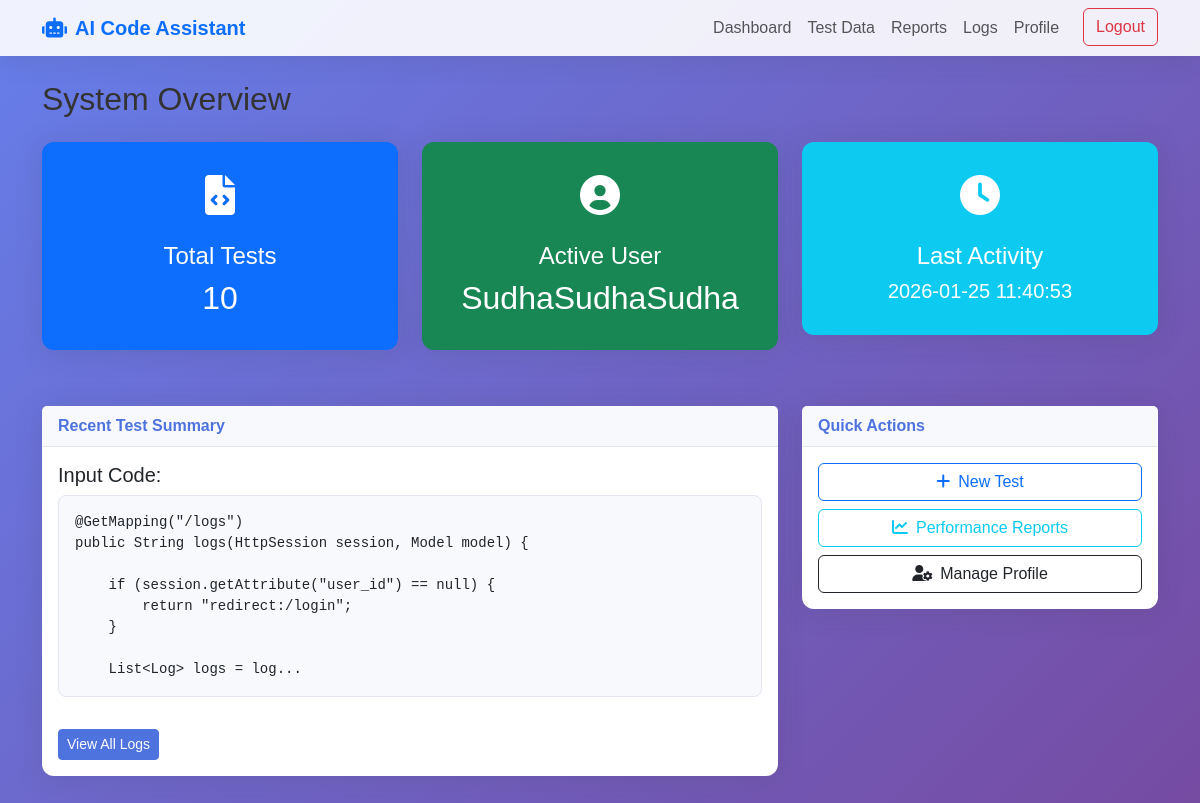
The app's page /dashboard (signed in) with its own data.
### tables this page shows
CREATE TABLE test_logs (
            id INTEGER PRIMARY KEY AUTOINCREMENT,
            user_id INTEGER NOT NULL,
            input_code TEXT NOT NULL,
            explanation TEXT,
            fix TEXT,
            optimization TEXT,
            metrics TEXT,
            timestamp DATETIME DEFAULT CURRENT_TIMESTAMP,
            FOREIGN KEY (user_id) REFERENCES users (id)
        );

### app.py (the view)
@app.route('/dashboard')
def dashboard():
    if 'user_id' not in session:
        return redirect(url_for('login'))
    conn = get_db_connection()
    logs_count = conn.execute('SELECT COUNT(*) FROM test_logs WHERE user_id = ?', (session['user_id'],)).fetchone()[0]
    last_log = conn.execute('SELECT * FROM test_logs WHERE user_id = ? ORDER BY timestamp DESC LIMIT 1', (session['user_id'],)).fetchone()
    conn.close()
    return render_template('dashboard.html', logs_count=logs_count, last_log=last_log)

### app.py (called while the page is built)
def get_db_connection():
    conn = sqlite3.connect(DB_PATH)
    conn.row_factory = sqlite3.Row
    return conn

### templates/dashboard.html
{% extends "base.html" %}
{% block content %}
<div class="row">
    <div class="col-12">
        <h2 class="mb-4">System Overview</h2>
    </div>
</div>
<div class="row">
    <div class="col-md-4">
        <div class="card bg-primary text-white dashboard-stat">
            <div class="icon text-white"><i class="fas fa-file-code"></i></div>
            <h4>Total Tests</h4>
            <div class="h2">{{ logs_count }}</div>
        </div>
    </div>
    <div class="col-md-4">
        <div class="card bg-success text-white dashboard-stat">
            <div class="icon text-white"><i class="fas fa-user-circle"></i></div>
            <h4>Active User</h4>
            <div class="h2">{{ session['username'] }}</div>
        </div>
    </div>
    <div class="col-md-4">
        <div class="card bg-info text-white dashboard-stat">
            <div class="icon text-white"><i class="fas fa-clock"></i></div>
            <h4>Last Activity</h4>
            <div class="h5">{% if last_log %}{{ last_log['timestamp'] }}{% else %}No activity yet{% endif %}</div>
        </div>
    </div>
</div>
<div class="row mt-4">
    <div class="col-md-8">
        <div class="card">
            <div class="card-header">Recent Test Summary</div>
            <div class="card-body">
                {% if last_log %}
                    <h5>Input Code:</h5>
                    <pre><code>{{ last_log['input_code'][:200] }}...</code></pre>
                    <a href="{{ url_for('logs') }}" class="btn btn-primary btn-sm mt-3">View All Logs</a>
                {% else %}
                    <p class="text-muted">You haven't performed any tests yet.</p>
                    <a href="{{ url_for('test_data') }}" class="btn btn-primary">Start First Test</a>
                {% endif %}
            </div>
        </div>
    </div>
    <div class="col-md-4">
        <div class="card">
            <div class="card-header">Quick Actions</div>
            <div class="card-body">
                <div class="d-grid gap-2">
                    <a href="{{ url_for('test_data') }}" class="btn btn-outline-primary"><i class="fas fa-plus me-2"></i>New Test</a>
                    <a href="{{ url_for('reports') }}" class="btn btn-outline-info"><i class="fas fa-chart-line me-2"></i>Performance Reports</a>
                    <a href="{{ url_for('profile') }}" class="btn btn-outline-dark"><i class="fas fa-user-cog me-2"></i>Manage Profile</a>
                </div>
            </div>
        </div>
    </div>
</div>
{% endblock %}

### static/css/style.css (style rules this page uses)
:root { --primary-color: #4e73df; --secondary-color: #858796; --success-color: #1cc88a; --info-color: #36b9cc; --warning-color: #f6c23e; --danger-color: #e74a3b; --light-color: #f8f9fc; --dark-color: #5a5c69; }
body { font-family: 'Nunito', sans-serif; background: linear-gradient(135deg, #667eea 0%, #764ba2 100%); min-height: 100vh; margin: 0; color: #333; }
.card { border: none; border-radius: 0.75rem; box-shadow: 0 0.15rem 1.75rem 0 rgba(58, 59, 69, 0.15); margin-bottom: 2rem; }
.card-header { background-color: #f8f9fc; border-bottom: 1px solid #e3e6f0; font-weight: bold; color: var(--primary-color); }
.btn-primary { background-color: var(--primary-color); border-color: var(--primary-color); }
.dashboard-stat { padding: 1.5rem; text-align: center; }
.dashboard-stat .icon { font-size: 2.5rem; color: var(--primary-color); margin-bottom: 1rem; }
pre { background-color: #f8f9fc; padding: 1rem; border-radius: 0.5rem; border: 1px solid #e3e6f0; overflow-x: auto; }

### records on screen
test_logs: timestamp "2026-01-25 11:40:53", input_code "@GetMapping(\"/logs\") public String logs(HttpSession session, Model model) { if (session.getAttribute(\"user_id\") == null) { return \"redirect:/login\"; } List<Log> logs = log"

### other values on screen
{{ logs_count }} "10"
{{ session['username'] }} "SudhaSudhaSudha"
